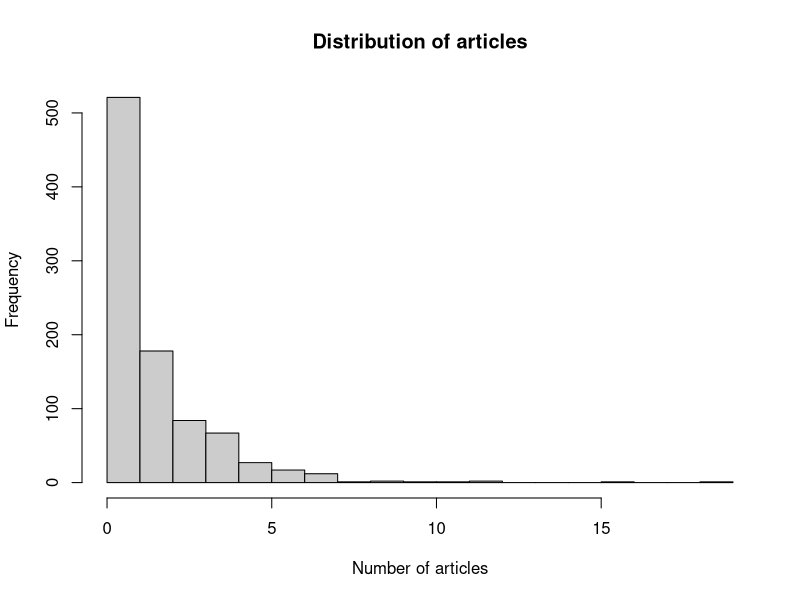

Here is the R script that generated this plot: (Note: this script raises an error after producing the figure.)
library(tidyverse)
library(ggplot2)
library(carData)
library(MASS)
library(nnet)
library(marginaleffects)
data(BEPS)
library(pscl)
library(AER)
data(bioChemists)
library(survival)
library(broom)
data(cancer)
rm(list = setdiff(ls(), c("bioChemists", "BEPS", "lung")))

## PART I---------------------------------------------------------------------------------------

## Ordered logit: perceptions of the national economy

table(BEPS$economic.cond.national)
BEPS$econ_ord = factor(BEPS$economic.cond.national, ordered = TRUE)
# The third category is the most common. The first and fifth category has the least amount of 
# data points. The distribution seems thus to be normal, slightly right-skewed.
# OLS would not be adequate for these categories, as it assumes equal spacing, which might not 
# be the case here. The difference between 1 and 2 is definitely larger than between 3 and 4.

m_ologit = polr(econ_ord ~ age + gender + Europe + political.knowledge,
  data = BEPS, Hess = TRUE)
summary(m_ologit)
#  Respondents with stronger pro-EU attitudes tend to perceive national economic conditions as 
# having improved, b = -0.12.

avg_slopes(m_ologit)
econprob = 0.0222 + 0.00620
print(econprob)
# The AMEs on the lower categories (1, 2, 3) are positive, while the AMEs on the higher 
# categories (4, 5) are negative. For each one unit increase in pro-EU attitudes, the 
# probability of perceiving the economy as improved increases by 2.84%.
sanity = 0.290 + 1.58 + 0.975 - 2.22 - 0.620
print(sanity) # 0.005, so approximately 0

predictions(m_ologit, newdata = datagrid(gender = c("female", "male")))
# For group 1, women have a probability of 2.67%, and men 2.22%. For group 5, women have a 
# probability of 4.21%, and men 5.06%. The difference is not large, but in general, women seem 
# to be more moderate in extreme answers than men. However, there are basically no gender 
# differences in economic perceptions.

## Multinomial logit: vote choice

BEPS$vote = relevel(BEPS$vote, ref = "Conservative")
m_mlogit = multinom(vote ~ economic.cond.national + Blair + Hague +
  Kennedy + Europe, data = BEPS, trace = FALSE)
summary(m_mlogit)
# The coefficient on Blair in the Labour vs Conservative equation is positive. This means that 
# higher approval of Blair is correlated with greater log-odds of voting Labour rather than 
# Conservative. 

avg_slopes(m_mlogit)
# The AME of Blair on the probability of voting Labour is positive, AME = 0.12. A one-unit 
# increase in approval is correlated with an increase in the average probability of voting Labour.

# IIA is a moderate concern for British party choice, as some voters might see the parties as 
# partial ideological substitutes, which cannot be accounted for by IIA. However, the 
# Conservatives are distinct ideologically from the two other parties. IIA might hold for 
# Conservatives vs the rest, but not between Labour and Liberal Democrats.

## Poisson regression: publication counts

summary(bioChemists$art)
var(bioChemists$art)
hist(bioChemists$art, breaks = 20, main = "Distribution of articles", 
  xlab = "Number of articles", col = "gray80")
pdf("assignment9/art_histogram.pdf", width = 6, height = 4)
# mean = 1.69; variance = 3.71
# The variance substantially exceeds the mean, which indicates overdispersion

m_pois = glm(art ~ fem + mar + kid5 + phd + ment,
  data = bioChemists, family = poisson)
summary(m_pois)
exp(coef(m_pois)["ment"])
# coefficient = 0.026, exponentiated coefficient = 1.026: A one-unit increase in mentor articles 
# s associated with a multiplicative increase in student articles by 1.026.
# residual deviance = 1634.4, df = 909: The residual deviance is much larger than the residual 
# degrees of freedom, suggesting overdispersion.

dispersiontest(m_pois)
# dispersion = 1.82, p < .001: There is statistically significant evidence that there is a 
# problem with overdispersion. The Poisson standard errors are thus too small, and there is low 
# validity.

## Negative binomial regression

m_nb = glm.nb(art ~ fem + mar + kid5 + phd + ment,
  data = bioChemists)
summary(m_nb)
# For the binomial model: 0.029 (vs above: 0.026). The coefficient has not changed substantially. 
# The theta indicates a moderate overdispersion, theta = 2.26. 

AIC(m_pois, m_nb)
# Poisson: AIC = 3314.11
# Negative binomial: AIC = 3135.92
# The NB model has a lower AIC. Overdispersion seems to not be random noise, and the NB model is 
# the more appropriate model.

predictions(m_nb, newdata = datagrid(fem = c("Men", "Women")))
# Men: 2.05
# Women: 1.65
# Men publish more than women. However, as the confidence intervals overlap, which indicates that 
# the gender gap is not so large. The difference is not statistically distinguishable.

# The Poisson regression is not adequate and the NB regression is needed, as it produces a lower 
# AIC. The mentor’s productivity has a positive and significant effect, meaning that each 
# additional mentor article is correlated with a modest multiplicative increase in expected 
# student articles. In the NB model, gender and having small children are both negatively and 
# significantly related to article publishments, besides mentor articles. In conclusion, PhD 
# student productivity seems to be driven by gender, number of children, and the mentor 
# productivity.

## PART II--------------------------------------------------------------------------------------

## Kaplan-Meier survival curves

lung$dead = lung$status - 1
obs <- nrow(lung) # 228 observations
deaths <- sum(lung$dead == 1) # 165 deaths
censored <- sum(lung$dead == 0) # 63 deaths
prop_censored <- censored / obs * 100 # 27.63% are censored
# The proportion of censored patients is large, roughly 1 in 4

survival <- survfit(Surv(time, dead) ~ 1, data = lung)
summary(survival)
print(survival)
# The median survival time is 310 days. This means that 50% of the participants in the study had 
# died by day 310.

sex_survival <- survfit(Surv(time, dead) ~ sex, data = lung)
print(sex_survival)
sexsurv_df <- broom::tidy(sex_survival)
ggplot(sexsurv_df, aes(x = time, y = estimate, colour = strata)) +
  geom_step() +
  geom_ribbon(aes(ymin = conf.low, ymax = conf.high, fill = strata), alpha = .2)
ggsave("assignment9/sex_survival.pdf")
survdiff(Surv(time, dead) ~ sex, data = lung)
# Women survive, on average, longer than men, with the median survival time being 270 days for 
# men and 426 for women. The confidence intervals do not overlap for men and women, 95% CI = 
# [212, 310], and 95% CI = [348, 550], respectively. The log-rank test is statistically 
# significant, p = .001. It compares whether the two groups are statistically different.

## Cox proportional hazards model

cox <- coxph(Surv(time, dead) ~ age + sex + ph.ecog, data = lung)
summary(cox)
# The data shows that women have a lower hazard, and thus higher survival, with a coefficient 
# of 0.58. This means that there are differences in the survival between men and women. The 
# differences are statistically significant, p < .001.

# A one-unit increase in ECOG performance score leads to a 59% higher hazard. This means that 
# moving toward worse physical functioning increases the hazard of death.

cox.zph(cox)
# age: p = .66
# sex: p = .13
# ph.ecog = .15
# No variable violates the  proportional hazards assumption. If they would, this would mean that 
# the hazard of each unit would not be proportional, but rather, the gap between the lines would 
# cross or reverse.

# In summary, the Kaplan-Meier analysis suggested survival differences by sex, with women being 
# more likely to survive longer than men. In the Cox model, sex and ECOG performance scores are 
# statistically significant, with sex being negatively related, and ECOG positively. The 
# proportional hazards assumption holds, as the null hypothesis of the test could not be 
# rejected. In conclusion, sex and ECOG performance scores seem to be predictive of lung cancer 
# survival. For example, being a woman and having a low ECOG score ensures surviving for longer.
